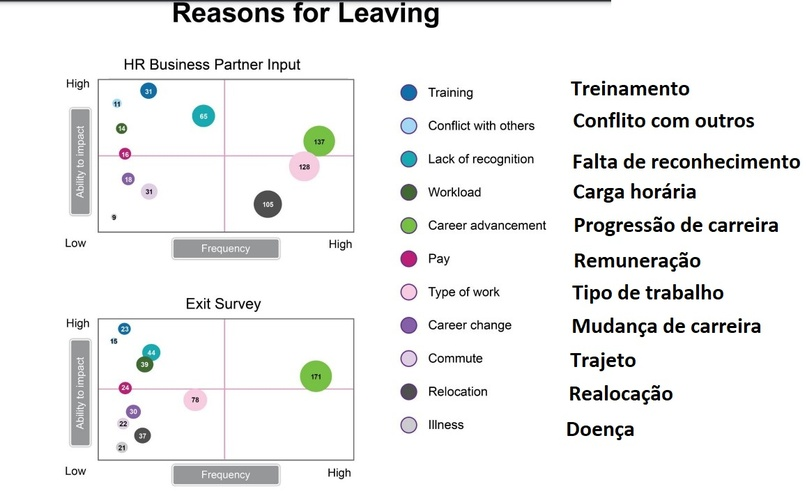
#> input picture print5/saida.jpg, 807 x 491 px, shrunk from 1158 x 705 before the run, found by its file name
$ jupyter execute individualmodulo5.ipynb
#> lines starting #> are read from the running program, lines starting #| are printed output that depends on the picture
<a href="https://colab.research.google.com/github/Fernando-cfs/projetomodulo5/blob/main/individualmodulo5.ipynb" target="_parent"></a>

# Trabalho individual módulo 5

Você foi contratado como analista de dados e seu chefe, o Chief Marketing
Officer (CMO), pediu que você trabalhasse com seu Parceiro de Negócios
de Recursos Humanos (HRBP) para entender o que está causando o
atrito – pessoas deixando a empresa – em toda a organização de
marketing e apresentar suas descobertas.

Nessa pesquisa foi gerado os seguintes dados de saída tanto pela empresa quanto perguntado para o funcionário fora da pesquisa

Vamos analisar o gráfico e explicar os motivos de saída dos funcionários para que a empresa consiga entender melhor a saída e tentar melhora seu relacionamento com os funcionários, a rotatividades dos funcionários gera prejuízo para empresa

[cell 1]
import cv2
from google.colab.patches import cv2_imshow

[cell 2]
imagem1 = cv2.imread('saida.jpg')
#> imagem1 is the input picture: shape (491, 807, 3); mean B, G, R 239.4, 239.6, 239.2
cv2_imshow(imagem1)

Nessa analise preliminar foi gerado um gráfico da HR Busines Partner Input e também um de quando perguntado para o funcionário fora da pesquisa o pesquisa de saída vimos que a progresso de carreira e a que predomina nos dois gráficos quanto ao motivo de saída vamos melhora esse gráfico para uma melhor visualização para entender eles como uma melhor comparação

- 1. O que está sendo mostrado aqui? Escreva um texto explicando os dados.
Dica: imagine que você precisa explicar esse gráfico para o seu chefe. Escreva sobre como
você faria isso em voz alta (fazendo suposições conforme necessário).

Nesse gráfico mostra as diferentes razoem para saída dos funcionários da empresa e seu impacto referente a cada saída e também os dados coletados da empresa ("HRBP" - Business Partner de Recursos Humanos) e a "saída da pesquisa" neles podemos ter uma comparação

- 2. Que observações você pode fazer a partir desses dados? Coloque duas
conclusões específicas em palavras. Escreva sentenças completas.

Os principais motivos da saída, com o maior impacto e o avanço na carreira e mencionado tanto na 'HRBP' quanto na 'sair da pesquisa', ou seja, os funcionários quando não tem mais expectativa de crescimento eles buscam novas oportunidades em outros lugares, com melhor propostas de crescimento e desenvolvimento em suas carreiras

O treinamento tem um forte impacto, mais e menos mencionados pela 'HRBPs' e no 'sair da pesquisa' quando perguntado aos funcionários

- 3. O que não é ideal ou poderia ser evitado na visualização em sua forma atual? Que perguntas você faria ou que feedback daria para quem fez o gráfico? Exemplo: suponha que seu HRBP gastou muito tempo criando esse gráfico; como você
pode ajustar seu feedback para que ele não se ofenda?

A visualização não mostra os totais de funcionário entrevistador, o que dificulta um levantamento da quantidade total e percentuais para ter uma ideia geral das pessoas entrevistadas, as bolas fica dispersa com valores dentro no quadrante dificultando o entendimento

[cell 3]
imagem2 = cv2.imread('total.jpg')
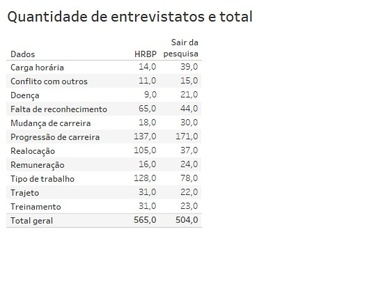
#> input picture print5/total.jpg, 383 x 289 px, shrunk from 550 x 415 before the run, found by its file name
#> imagem2 is the input picture: shape (289, 383, 3); mean B, G, R 247.5, 247.7, 247.7
cv2_imshow(imagem2)

Essa tabela mostra a quantidades de participantes que responderam à pesquisa de saída e da HRBP e o total dos entrevistados, vimos que a HRBP teve mais entrevistados com o total de 565

[cell 4]
imagem3 = cv2.imread('comparacao.jpg')
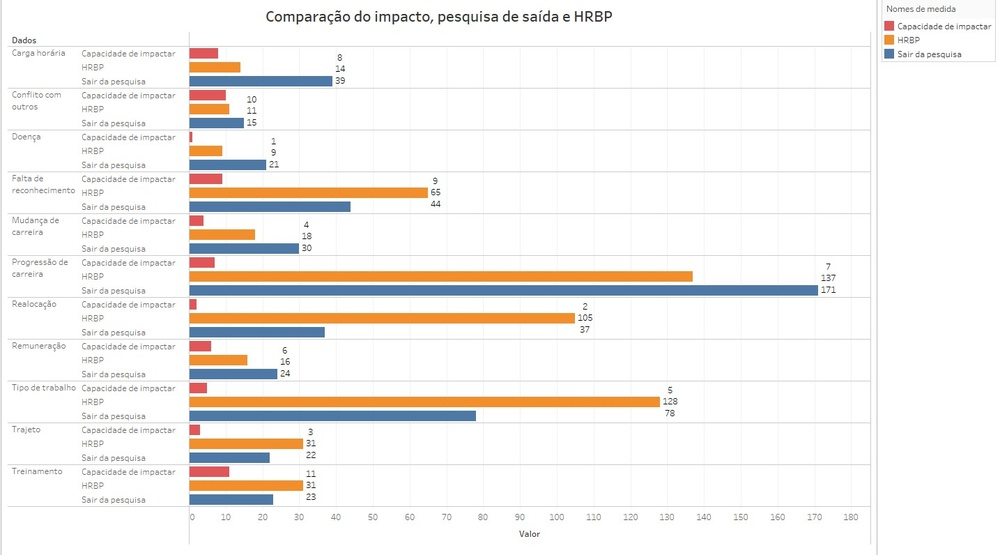
#> input picture print5/comparacao.jpg, 1000 x 555 px, shrunk from 1435 x 796 before the run, found by its file name
#> imagem3 is the input picture: shape (555, 1000, 3); mean B, G, R 239.1, 241.6, 244.3
cv2_imshow(imagem3)

[cell 5]
imagem4 = cv2.imread('sairdaempresa.jpg')
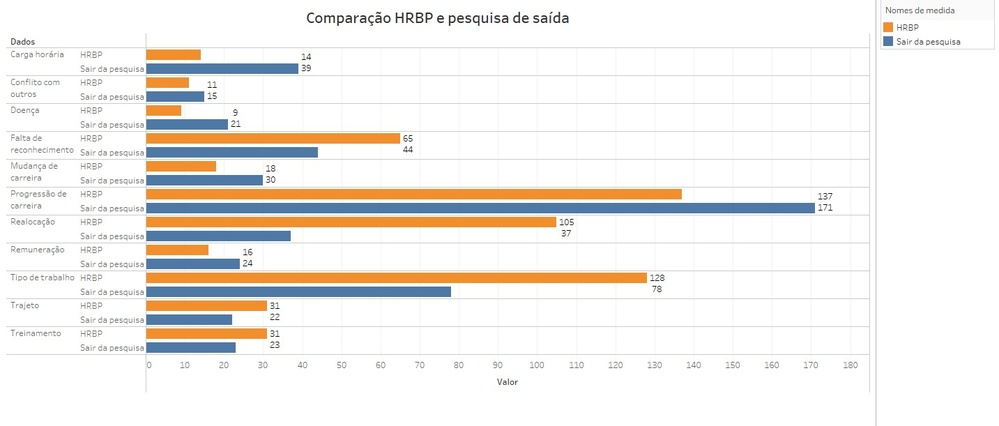
#> input picture print5/sairdaempresa.jpg, 999 x 426 px, shrunk from 1433 x 611 before the run, found by its file name
#> imagem4 is the input picture: shape (426, 999, 3); mean B, G, R 235.6, 238.9, 242
cv2_imshow(imagem4)
